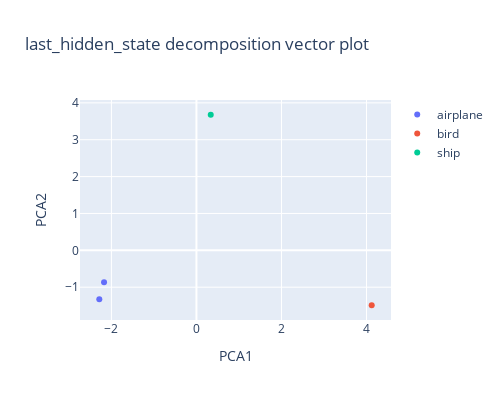

The notebook cell saved with this chart:
### Code cell
import plotly.graph_objects as go

fig = go.Figure()

for l in df_samples['label'].unique().tolist():
    df_tmp = df_samples[df_samples['label'] == l]
    fig.add_trace(go.Scatter(x=df_tmp['PCA1'], y=df_tmp['PCA2'], name=l, mode='markers'))
fig.update_layout(title='last_hidden_state decomposition vector plot', width=500, height=400)
fig.update_xaxes(title='PCA1')
fig.update_yaxes(title='PCA2')
fig.show()

### Figure 1 — Plotly figure (JSON) as saved in the notebook; plotly's stock layout.template omitted (floating-point values rounded to 4 significant figures)
{"data": [{"mode": "markers", "name": "airplane", "type": "scatter", "x": [-2.285, -2.174], "y": [-1.323, -0.8641]}, {"mode": "markers", "name": "bird", "type": "scatter", "x": [4.123], "y": [-1.489]}, {"mode": "markers", "name": "ship", "type": "scatter", "x": [0.3363], "y": [3.677]}], "layout": {"height": 400, "title": {"text": "last_hidden_state decomposition vector plot"}, "width": 500, "xaxis": {"title": {"text": "PCA1"}}, "yaxis": {"title": {"text": "PCA2"}}}}
